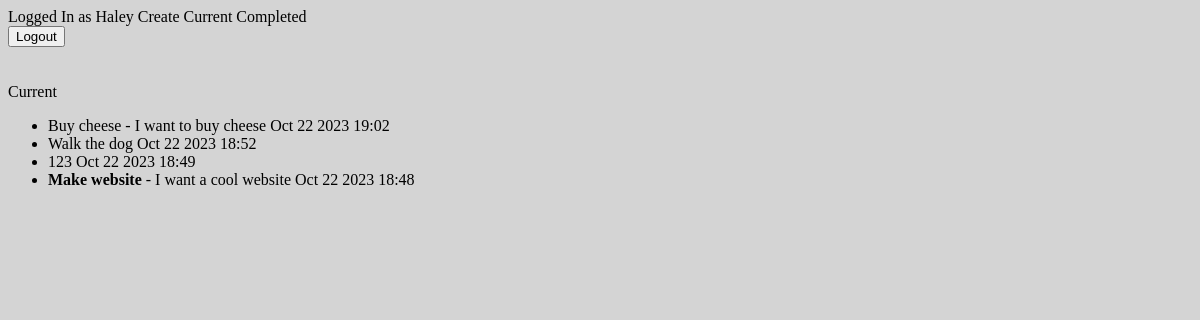
/completed/ (signed in), run on the app's committed database.
### todo/models.py (models this page shows, shortened)
class Todo(models.Model):
    title = models.CharField(max_length=100)
    memo = models.TextField(blank=True)
    created = models.DateTimeField(auto_now_add=True)
    datecompleted = models.DateTimeField(null=True, blank=True)
    important = models.BooleanField(default=False)
    user = models.ForeignKey(User, on_delete=models.CASCADE)

### todo/views.py (the view)
# urls.py: path('completed/', views.completeTodos, name='completedtodos'),
@login_required
def completeTodos(request):
    todos = Todo.objects.filter(user=request.user.id, datecompleted__isnull=False).order_by('-datecompleted')
    return render(request, 'todo/completetodos.html', {'todos': todos})

### todo/templates/todo/completetodos.html (shortened to what this page needs)
<!DOCTYPE html>
<html lang="en">
<head>
</head>
<body>
{% extends 'todo/base.html' %}
{% block content %}
Current
<ul>
    {% for todo in todos %}
    <li>
        <a href="{% url 'viewtodo'  todo.id  %}">
            {% if todo.important %}
            <b>{% endif %}{{ todo.title }}{% if todo.important %}</b>
            {% endif %}{% if todo.memo %} - {{ todo.memo }}{% endif %}
            {{ todo.datecompleted|date:"M j Y H:i" }}
        </a>
    </li>
    {% endfor %}
</ul>
{% endblock %}

### todo/templates/todo/base.html (shortened to what this page needs)
<!DOCTYPE html>
<html lang="en">
<head>
    <link rel="stylesheet" href="../../static/todo/css/base.css">
</head>
<body>
{% if user.is_authenticated %}
    Logged In as {{ user.username }}
<a href="{% url 'createtodo' %}">Create</a>
<a href="{% url 'currenttodos' %}">Current</a>
<a href="{% url 'completedtodos' %}">Completed</a>
<form action="{% url 'logoutuser' %}" method="POST">
    <button type="submit">Logout</button>
</form>
{% else %}
    </div>
{% endif %}
<br>
<br>
{% block content %}
{% endblock %}
</body>
</html>

### todo/static/todo/css/base.css (style rules this page uses)
a { text-decoration: none; color: black; }
body { background-color: #d4d4d4; font-family: Calibri; }

### data on the page
Todo: title "Buy cheese", memo "I want to buy cheese", datecompleted "Oct 22 2023 19:02"
Todo: title "Walk the dog", datecompleted "Oct 22 2023 18:52"
Todo: title "123", datecompleted "Oct 22 2023 18:49"
Todo: title "Make website", memo "I want a cool website", datecompleted "Oct 22 2023 18:48"

### other printed values
{{ user.username }} "Haley"
